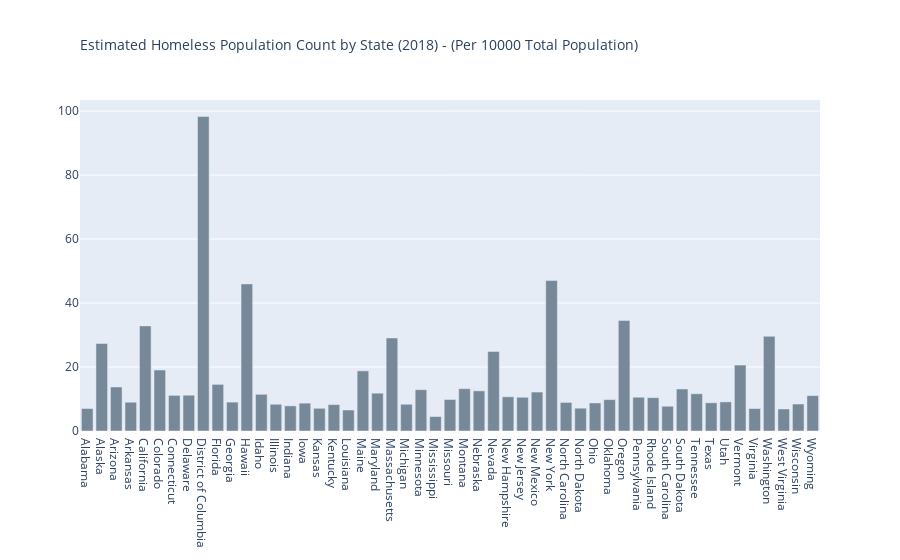

This figure's notebook cell:
### Code cell
# Plotting the same data with per 10000 population

Y = [(i/j)*10000 for i,j in zip(list(merged["Overall Homeless, 2018"]), list(merged["Population (2018)"]))]

data = [go.Bar(x=list(merged["State"]),
               y=Y, marker={"color":"lightslategrey"})]

layout = go.Layout(barmode='stack')

fig = go.Figure(data=data, layout=layout)
fig.update_layout(
    title=go.layout.Title(
        text="Estimated Homeless Population Count by State (2018) - (Per 10000 Total Population)",
        xref="paper",
        x=0,
        font=dict(
                size=14,
            )
    ))
iplot(fig)

### Figure 1 — Plotly figure (JSON) as saved in the notebook; plotly's stock layout.template omitted (floating-point values rounded to 4 significant figures)
{"data": [{"marker": {"color": "lightslategrey"}, "type": "bar", "x": ["Alabama", "Alaska", "Arizona", "Arkansas", "California", "Colorado", "Connecticut", "Delaware", "District of Columbia", "Florida", "Georgia", "Hawaii", "Idaho", "Illinois", "Indiana", "Iowa", "Kansas", "Kentucky", "Louisiana", "Maine", "Maryland", "Massachusetts", "Michigan", "Minnesota", "Mississippi", "Missouri", "Montana", "Nebraska", "Nevada", "New Hampshire", "New Jersey", "New Mexico", "New York", "North Carolina", "North Dakota", "Ohio", "Oklahoma", "Oregon", "Pennsylvania", "Rhode Island", "South Carolina", "South Dakota", "Tennessee", "Texas", "Utah", "Vermont", "Virginia", "Washington", "West Virginia", "Wisconsin", "Wyoming"], "y": [7.026, 27.34, 13.76, 8.999, 32.86, 19.06, 11.13, 11.19, 98.28, 14.57, 9.03, 45.97, 11.47, 8.353, 7.857, 8.71, 7.099, 8.254, 6.564, 18.8, 11.82, 29.08, 8.354, 12.91, 4.527, 9.846, 13.23, 12.55, 24.86, 10.69, 10.55, 12.17, 47.02, 8.926, 7.131, 8.768, 9.817, 34.54, 10.55, 10.41, 7.736, 13.14, 11.64, 8.818, 9.098, 20.61, 7.015, 29.6, 6.883, 8.441, 11.06]}], "layout": {"barmode": "stack", "title": {"font": {"size": 14}, "text": "Estimated Homeless Population Count by State (2018) - (Per 10000 Total Population)", "x": 0, "xref": "paper"}}}
